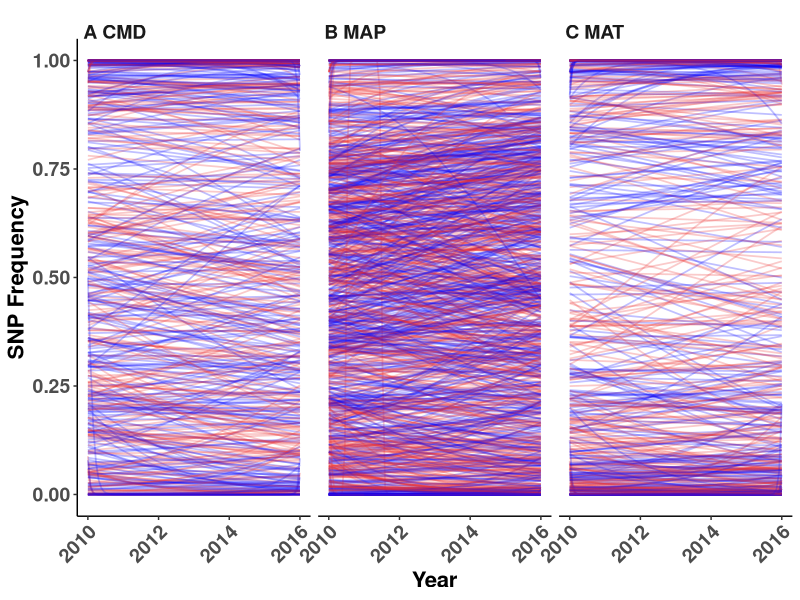
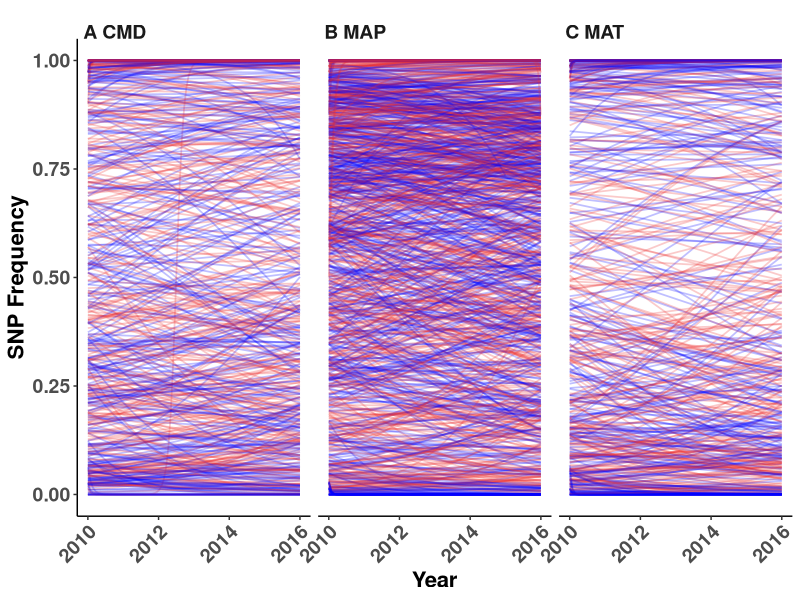
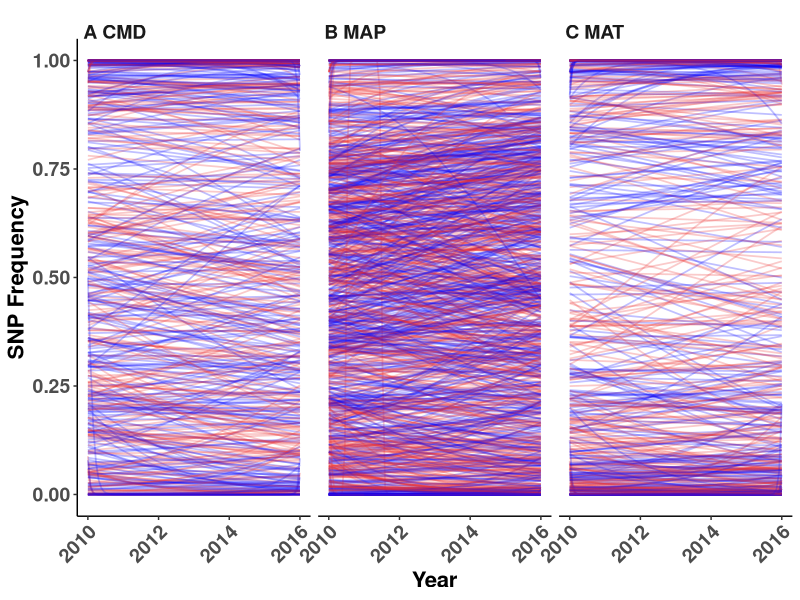
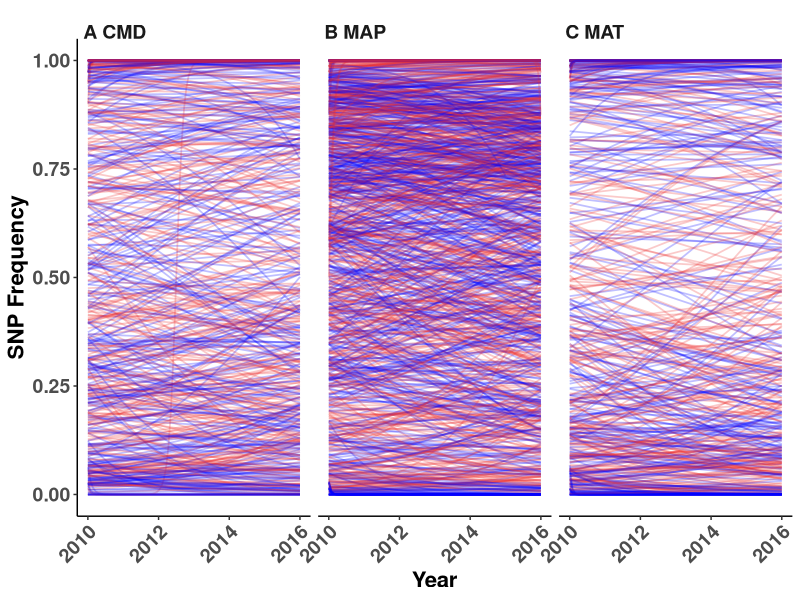

The R script that drew these images, in order: (Note: a time limit stopped this script after it produced the figures.)
##################################################################################
## Regression plots of BF>20 SNPs for random and observed
## Author Daniel Anstett
## 
## 
## Last Modified May 19, 2021
###################################################################################
#Import libraries
library(tidyverse)

#Import timeseries frequencies
freq_mat <- read_csv("Genomics_scripts/Data/freq_MAT_region.csv")
freq_map <- read_csv("Genomics_scripts/Data/freq_MAP_region.csv")
freq_cmd <- read_csv("Genomics_scripts/Data/freq_CMD_region.csv")

#Gather data frames (go from wide to long)
freq_mat <- freq_mat %>% gather(SNP_ID,SNP_Freq,3:275)
freq_map <- freq_map %>% gather(SNP_ID,SNP_Freq,3:571)
freq_cmd <- freq_cmd %>% gather(SNP_ID,SNP_Freq,3:304)

#Import one stratified random permutation 
rand_mat <- read_csv("Genomics_scripts/Data/rand_gathered_MAT_region.csv")
rand_map <- read_csv("Genomics_scripts/Data/rand_gathered_MAP_region.csv")
rand_cmd <- read_csv("Genomics_scripts/Data/rand_gathered_CMD_region.csv")

#Add Type
freq_mat$Type <- "Climate Associated"
freq_map$Type <- "Climate Associated"
freq_cmd$Type <- "Climate Associated"

rand_mat$Type <- "Random"
rand_map$Type <- "Random"
rand_cmd$Type <- "Random"

#Merge Climate Associated and Random
joint_mat <- rbind(freq_mat,rand_mat)
joint_map <- rbind(freq_map,rand_map)
joint_cmd <- rbind(freq_cmd,rand_cmd)

#Add env info
joint_mat$env <- "mat"
joint_map$env <- "map"
joint_cmd$env <- "cmd"

#Join
joint_env <- rbind(joint_mat,joint_map,joint_cmd)

#Make categorical variable for frequency bin
joint_env <- joint_env %>% 
  group_by(Site) %>% 
  mutate(Base_Year = min(Year)) 

freq_bin_calc <- joint_env %>% 
  group_by(Site, Type, env) %>% 
  filter(Year==Base_Year) %>% 
  mutate(SNP_Freq_Bin = cut(SNP_Freq,5, labels=c("0-0.2","0.2-0.4","0.4-0.6","0.6-0.8","0.8-1.0")))

joint_env <- left_join(joint_env, freq_bin_calc) %>% 
  group_by(Site, Type, env, SNP_ID) %>% 
  mutate(SNP_Freq_Bin2 = first(SNP_Freq_Bin))

###################################################################################
#Setup plots
joint_env_p1 <- joint_env %>% filter(Site=="North")
joint_env_p2 <- joint_env %>% filter(Site=="Centre")
joint_env_p3 <- joint_env %>% filter(Site=="South")


###################################################################################
#For Paper
env_labs<-c("cmd"="A CMD",
            "map"="B MAP",
            "mat"="C MAT")
#North
ggplot(data=joint_env_p1,aes(Year,SNP_Freq,group=SNP_ID,color=Type)) + 
  geom_line(stat="smooth",method = "glm", 
            method.args = list(family = "binomial"), 
            se = F, alpha=.25,cex=0.6) + theme_classic() +
  labs(y="SNP Frequency",x="Year") + scale_color_manual(values=c("blue","firebrick2")) + theme(
    legend.position = "none",
    axis.text.x = element_text(size = 14, face = "bold", angle = 45,hjust = 1, vjust = 1), 
    axis.title = element_text(size =16, face = "bold"), 
    axis.text.y = element_text(size = 14, face = "bold")) + 
  facet_wrap(.~env,labeller = labeller(env=env_labs)) +
  theme(legend.title = element_blank(),
        legend.text = element_text(size=12,face="bold"),
        strip.background = element_blank(), 
        strip.text.x=element_text(size=14,face="bold",hjust=0,vjust=-1.2))
ggsave("Graphs_CI/Frequency/env_both_freqchange_paper_North.pdf",width=12, height = 6, units = "in")

#Center
ggplot(data=joint_env_p2,aes(Year,SNP_Freq,group=SNP_ID,color=Type)) + 
  geom_line(stat="smooth",method = "glm", 
            method.args = list(family = "binomial"), 
            se = F, alpha=.25,cex=0.6) + theme_classic() +
  labs(y="SNP Frequency",x="Year") + scale_color_manual(values=c("blue","firebrick2")) + theme(
    legend.position = "none",
    axis.text.x = element_text(size = 14, face = "bold", angle = 45,hjust = 1, vjust = 1), 
    axis.title = element_text(size =16, face = "bold"), 
    axis.text.y = element_text(size = 14, face = "bold")) + 
  facet_wrap(.~env,labeller = labeller(env=env_labs)) +
  theme(legend.title = element_blank(),
        legend.text = element_text(size=12,face="bold"),
        strip.background = element_blank(), 
        strip.text.x=element_text(size=14,face="bold",hjust=0,vjust=-1.2))
ggsave("Graphs_CI/Frequency/env_both_freqchange_paper_Center.pdf",width=12, height = 6, units = "in")

#p3
ggplot(data=joint_env_p3,aes(Year,SNP_Freq,group=SNP_ID,color=Type)) + 
  geom_line(stat="smooth",method = "glm", 
            method.args = list(family = "binomial"), 
            se = F, alpha=.25,cex=0.6) + theme_classic() +
  labs(y="SNP Frequency",x="Year") + scale_color_manual(values=c("blue","firebrick2")) + theme(
    legend.position = "none",
    axis.text.x = element_text(size = 14, face = "bold", angle = 45,hjust = 1, vjust = 1), 
    axis.title = element_text(size =16, face = "bold"), 
    axis.text.y = element_text(size = 14, face = "bold")) + 
  facet_wrap(.~env,labeller = labeller(env=env_labs)) +
  theme(legend.title = element_blank(),
        legend.text = element_text(size=12,face="bold"),
        strip.background = element_blank(), 
        strip.text.x=element_text(size=14,face="bold",hjust=0,vjust=-1.2))
ggsave("Graphs_CI/Frequency/env_both_freqchange_paper_South.pdf",width=12, height = 6, units = "in")


###################################################################################
##Separate graphs
##mat

#Site 1
freq_map_p1 <- freq_map %>% filter(Site==4)
rand_map_p1 <- rand_map %>% filter(Site==4)
joint_map_p1 <- joint_map %>% filter(Site==4)


#Random
ggplot(data=rand_map_p1,aes(Year,SNP_Freq,group=SNP_ID,color=Type)) + 
  geom_line(stat="smooth",method = "glm", 
            method.args = list(family = "binomial"), 
            se = F, alpha=.4,cex=0.6) + theme_classic() +
  labs(y="SNP Frequency Random",x="Year") + scale_color_manual(values=c("firebrick2")) + 
  theme(legend.position = "none",
        axis.text.x = element_text(size = 16, face = "bold", angle = 0,hjust = 0.4, vjust = 0.7), 
        axis.title = element_text(size = 20, face = "bold"), 
        axis.text.y = element_text(size = 16, face = "bold"))
#ggsave("Graphs_CI/map_random_freqchange_p4.pdf",width=10, height = 6, units = "in")

#Climape Associated
ggplot(data=freq_map_p1,aes(Year,SNP_Freq,group=SNP_ID,color=Type)) + 
  geom_line(stat="smooth",method = "glm", 
            method.args = list(family = "binomial"), 
            se = F, alpha=.4,cex=0.6) + theme_classic() +
  labs(y="SNP Frequency Climape",x="Year") + scale_color_manual(values=c("blue")) + 
  theme(legend.position = "none",
        axis.text.x = element_text(size = 16, face = "bold", angle = 0,hjust = 0.4, vjust = 0.7), 
        axis.title = element_text(size = 20, face = "bold"), 
        axis.text.y = element_text(size = 16, face = "bold"))
#ggsave("Graphs_CI/map_obs_freqchange_p4.pdf",width=10, height = 6, units = "in")

#Both
ggplot(data=joint_map_p1,aes(Year,SNP_Freq,group=SNP_ID,color=Type)) + 
  geom_line(stat="smooth",method = "glm", 
            method.args = list(family = "binomial"), 
            se = F, alpha=.2,cex=0.6) + theme_classic() +
  labs(y="SNP Frequency",x="Year") + scale_color_manual(values=c("blue","firebrick2")) + theme(
    axis.text.x = element_text(size = 16, face = "bold", angle = 0,hjust = 0.4, vjust = 0.7), 
    axis.title = element_text(size = 20, face = "bold"), 
    axis.text.y = element_text(size = 16, face = "bold"))
#ggsave("Graphs_CI/map_both_freqchange_p4.pdf",width=10, height = 6, units = "in")



###################################################################################
#For Poster
#p4
ggplot(data=joint_env_p1,aes(Year,SNP_Freq,group=SNP_ID,color=Type)) + 
  geom_line(stat="smooth",method = "glm", 
            method.args = list(family = "binomial"), 
            se = F, alpha=.25,cex=0.6) + theme_classic() +
  #facet_grid(SNP_Freq_Bin) +
  labs(y="SNP Frequency",x="Year") + scale_color_manual(values=c("blue","firebrick2")) + theme(
    legend.position = "none",
    axis.text.x = element_text(size = 20, face = "bold", angle = 45,hjust = 1, vjust = 1), 
    axis.title = element_text(size =0, face = "bold"), 
    axis.text.y = element_text(size = 20, face = "bold")) + 
  facet_wrap(~env)
##ggsave("Graphs_CI/Frequency/Poster/env_both_freqchange_p4.pdf",width=12, height = 6, units = "in")

# Inspecting differences by allele frequency starting points
ggplot(data=joint_env_p1[joint_env_p1$env=="mat",], aes(Year,SNP_Freq,group=SNP_ID, color=Type)) + 
  geom_line(stat="smooth",method = "glm", 
            method.args = list(family = "binomial"), 
            se = F, alpha=.25,cex=0.6) + theme_classic() +
  labs(y="SNP Frequency",x="Year") + scale_color_manual(values=c("blue","firebrick2")) + theme(
    legend.position = "none",
    axis.text.x = element_text(size = 20, face = "bold", angle = 45,hjust = 1, vjust = 1), 
    axis.title = element_text(size =0, face = "bold"), 
    axis.text.y = element_text(size = 20, face = "bold")) + 
  facet_wrap(~SNP_Freq_Bin2)
